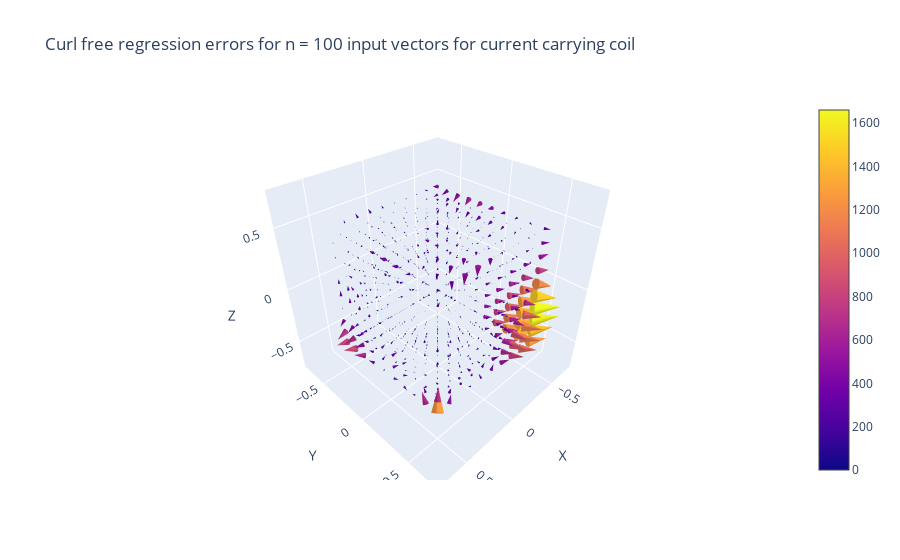

Notebook code for this chart:
### Code cell
# plot residuals of fit above: 
residuals_coil_curl_free, mse_coil_curl_free = differencer(outputs_coil, outputs_coil_curl_free)
print(f'MSE for this case of {mse_coil_curl_free}')
plotter(residuals_coil_curl_free, 
        title = f'Curl free regression errors for n = {given_samples_coil} input vectors for current carrying coil')

### Figure 1 — Plotly figure (JSON) as saved in the notebook; plotly's stock layout.template omitted (floating-point values rounded to 4 significant figures; data arrays with more than 128 entries replaced by an {"elided": "..."} marker saying what was removed)
{"data": [{"anchor": "tail", "sizemode": "scaled", "sizeref": 2, "type": "cone", "u": {"elided": "1000 float values"}, "v": {"elided": "1000 float values"}, "w": {"elided": "1000 float values"}, "x": {"elided": "1000 float values"}, "y": {"elided": "1000 float values"}, "z": {"elided": "1000 float values"}}], "layout": {"scene": {"xaxis": {"title": {"text": "X"}}, "yaxis": {"title": {"text": "Y"}}, "zaxis": {"title": {"text": "Z"}}}, "title": {"text": "Curl free regression errors for n = 100 input vectors for current carrying coil"}}}
